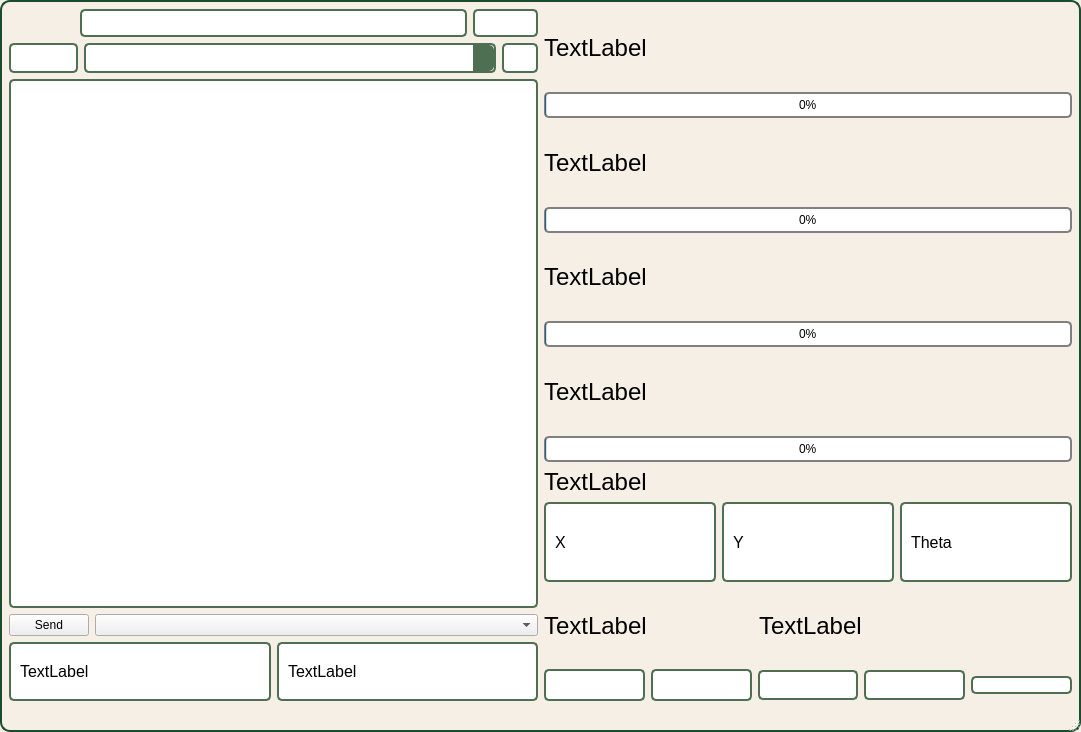
<?xml version="1.0" encoding="UTF-8"?>
<ui version="4.0">
 <class>MainWindow</class>
 <widget class="QMainWindow" name="MainWindow">
  <property name="geometry">
   <rect>
    <x>0</x>
    <y>0</y>
    <width>1081</width>
    <height>732</height>
   </rect>
  </property>
  <property name="windowTitle">
   <string>MainWindow</string>
  </property>
  <property name="styleSheet">
   <string notr="true">QMainWindow {
    background-color: #F5EFE6; /* Białe tło dla całego okna */
    border: 2px solid #1A4D2E; /* Kolor ramki pasujący do reszty */
    border-radius: 10px; /* Zaokrąglone rogi */
}</string>
  </property>
  <widget class="QWidget" name="centralwidget">
   <layout class="QHBoxLayout" name="horizontalLayout_8">
    <item>
     <layout class="QVBoxLayout" name="verticalLayout_6" stretch="1,9,1,1">
      <item>
       <layout class="QVBoxLayout" name="verticalLayout_5" stretch="1,1">
        <item>
         <layout class="QHBoxLayout" name="horizontalLayout_5" stretch="1,6,1">
          <item>
           <widget class="QLabel" name="ledIndicator">
            <property name="text">
             <string/>
            </property>
           </widget>
          </item>
          <item>
           <widget class="QLabel" name="statusLabel">
            <property name="styleSheet">
             <string notr="true">QLabel#statusLabel {
    border: 2px solid #4F6F52; 
    border-radius: 5px;
    padding: 5px;
    background-color: white; 
    color: black;
}

QLabel#statusLabel[connected=&quot;true&quot;] {
    color: green;
    font-weight: bold; 
}

QLabel#statusLabel[connected=&quot;false&quot;] {
    color: red;
    font-weight: bold;
}
</string>
            </property>
            <property name="text">
             <string/>
            </property>
           </widget>
          </item>
          <item>
           <widget class="QPushButton" name="refreshButton">
            <property name="sizePolicy">
             <sizepolicy hsizetype="Preferred" vsizetype="Preferred">
              <horstretch>0</horstretch>
              <verstretch>0</verstretch>
             </sizepolicy>
            </property>
            <property name="styleSheet">
             <string notr="true">QPushButton {
    padding: 0px;
    margin: 0px;
    border: 2px solid #4F6F52;
    border-radius: 5px;
}

QPushButton#refreshButton {
    background-color: white;
}

QPushButton#refreshButton:pressed {
    background-color: #4F6F52;
}
</string>
            </property>
            <property name="text">
             <string/>
            </property>
           </widget>
          </item>
         </layout>
        </item>
        <item>
         <layout class="QHBoxLayout" name="horizontalLayout_4" stretch="1,6,0">
          <property name="spacing">
           <number>-1</number>
          </property>
          <property name="sizeConstraint">
           <enum>QLayout::SetDefaultConstraint</enum>
          </property>
          <item>
           <widget class="QPushButton" name="languageButton">
            <property name="sizePolicy">
             <sizepolicy hsizetype="Preferred" vsizetype="Preferred">
              <horstretch>0</horstretch>
              <verstretch>0</verstretch>
             </sizepolicy>
            </property>
            <property name="styleSheet">
             <string notr="true">QPushButton {
    padding: 0px;
    margin: 0px;
    border: 2px solid #4F6F52;
    border-radius: 5px;
    background-color: white;
    background-position: center;
    background-repeat: no-repeat;
    background-size: contain;
}

QPushButton#languageButton[icon='pol'] {
    background-image: url(:/images/pol.png);
}

QPushButton#languageButton[icon='eng'] {
    background-image: url(:/images/ang.png);
}

QPushButton:pressed {
    background-color: #4F6F52;
}
</string>
            </property>
            <property name="text">
             <string/>
            </property>
           </widget>
          </item>
          <item>
           <widget class="QComboBox" name="comboBoxSerialPorts">
            <property name="styleSheet">
             <string notr="true">QComboBox {
    border: 2px solid #4F6F52;
    border-radius: 5px;
    padding: 5px;
    background-color: white;
    color: black;
    selection-background-color: #4CAF50;
    selection-color: white;
}

QComboBox QAbstractItemView {
    border: 2px solid #4F6F52;
    background-color: white;
    selection-background-color: #4CAF50;
    selection-color: white;
}

QComboBox::drop-down {
    subcontrol-origin: padding;
    subcontrol-position: top right;
    width: 20px;
    border-left-width: 1px;
    border-left-color: #4F6F52;
    border-left-style: solid;
    border-top-right-radius: 5px;
    border-bottom-right-radius: 5px;
    background-color: #4F6F52;
}

QComboBox::down-arrow {
    image: url(:/icons/down_arrow.png);
    width: 10px;
    height: 10px;
}
</string>
            </property>
           </widget>
          </item>
          <item>
           <widget class="QPushButton" name="buttonConnect">
            <property name="sizePolicy">
             <sizepolicy hsizetype="Preferred" vsizetype="Preferred">
              <horstretch>0</horstretch>
              <verstretch>0</verstretch>
             </sizepolicy>
            </property>
            <property name="styleSheet">
             <string notr="true">QPushButton {
    padding: 0px;
    margin: 0px;
    border: 2px solid #4F6F52;
    border-radius: 5px;
    background-color: white;
    background-position: center;
    background-repeat: no-repeat;
    background-size: contain;
}

QPushButton#buttonConnect {
    background-color: white;
    border: 2px solid #4F6F52;
    border-radius: 5px;
}

QPushButton#buttonConnect:pressed {
    background-color: #4F6F52;
}
</string>
            </property>
            <property name="text">
             <string/>
            </property>
           </widget>
          </item>
         </layout>
        </item>
       </layout>
      </item>
      <item>
       <widget class="QGraphicsView" name="graphicsView">
        <property name="styleSheet">
         <string notr="true">QGraphicsView {
    border: 2px solid #4F6F52; /* Kolor ramki pasujący do reszty */
    border-radius: 5px; /* Zaokrąglone rogi */
    background-color: white; /* Jasnozielone tło */
}
</string>
        </property>
       </widget>
      </item>
      <item>
       <layout class="QHBoxLayout" name="horizontalLayout_7" stretch="0,2">
        <item>
         <widget class="QPushButton" name="SendFlag">
          <property name="text">
           <string>Send</string>
          </property>
         </widget>
        </item>
        <item>
         <widget class="QComboBox" name="FlagiComboBox"/>
        </item>
       </layout>
      </item>
      <item>
       <layout class="QHBoxLayout" name="horizontalLayout_6">
        <item>
         <widget class="QLabel" name="SurfaceLabel">
          <property name="styleSheet">
           <string notr="true">QLabel {
    padding: 5px;
    margin: 0px;
    border: 2px solid #4F6F52;
    border-radius: 5px;
    background-color: white;
    color: black; 
    font-size: 16px; 
}
</string>
          </property>
          <property name="text">
           <string>TextLabel</string>
          </property>
         </widget>
        </item>
        <item>
         <widget class="QLabel" name="AngleLabel">
          <property name="styleSheet">
           <string notr="true">QLabel {
    padding: 5px;
    margin: 0px;
    border: 2px solid #4F6F52;
    border-radius: 5px;
    background-color: white;
    color: black; 
    font-size: 16px; 
}
</string>
          </property>
          <property name="text">
           <string>TextLabel</string>
          </property>
         </widget>
        </item>
       </layout>
      </item>
     </layout>
    </item>
    <item>
     <layout class="QVBoxLayout" name="verticalLayout_4" stretch="4,1,1">
      <item>
       <layout class="QVBoxLayout" name="verticalLayout">
        <item>
         <widget class="QLabel" name="pwn_text_L">
          <property name="font">
           <font>
            <family>Arial</family>
            <pointsize>18</pointsize>
           </font>
          </property>
          <property name="styleSheet">
           <string notr="true"/>
          </property>
          <property name="text">
           <string>TextLabel</string>
          </property>
         </widget>
        </item>
        <item>
         <widget class="QProgressBar" name="pwmLProgressBar">
          <property name="autoFillBackground">
           <bool>false</bool>
          </property>
          <property name="styleSheet">
           <string notr="true">QProgressBar {
    border: 2px solid grey;
    border-radius: 5px;
    text-align: center;
}

QProgressBar::chunk {
    background: qlineargradient(
        x1: 0, y1: 0, x2: 1, y2: 0,
        stop: 0 #05B8CC, stop: 1 #3DCC3D
    );
    width: 20px;
}
</string>
          </property>
          <property name="maximum">
           <number>400</number>
          </property>
          <property name="value">
           <number>0</number>
          </property>
          <property name="alignment">
           <set>Qt::AlignJustify|Qt::AlignVCenter</set>
          </property>
          <property name="orientation">
           <enum>Qt::Horizontal</enum>
          </property>
          <property name="format">
           <string>%p%</string>
          </property>
         </widget>
        </item>
        <item>
         <widget class="QLabel" name="pwn_text_R">
          <property name="font">
           <font>
            <family>Arial</family>
            <pointsize>18</pointsize>
           </font>
          </property>
          <property name="text">
           <string>TextLabel</string>
          </property>
         </widget>
        </item>
        <item>
         <widget class="QProgressBar" name="pwmRProgressBar">
          <property name="styleSheet">
           <string notr="true">QProgressBar {
    border: 2px solid grey;
    border-radius: 5px;
    text-align: center;
}

QProgressBar::chunk {
    background: qlineargradient(
        x1: 0, y1: 0, x2: 1, y2: 0,
        stop: 0 #05B8CC, stop: 1 #3DCC3D
    );
    width: 20px;
}
</string>
          </property>
          <property name="maximum">
           <number>400</number>
          </property>
          <property name="value">
           <number>0</number>
          </property>
          <property name="alignment">
           <set>Qt::AlignJustify|Qt::AlignVCenter</set>
          </property>
          <property name="invertedAppearance">
           <bool>false</bool>
          </property>
         </widget>
        </item>
        <item>
         <widget class="QLabel" name="speed_text_L">
          <property name="font">
           <font>
            <family>Arial</family>
            <pointsize>18</pointsize>
           </font>
          </property>
          <property name="text">
           <string>TextLabel</string>
          </property>
         </widget>
        </item>
        <item>
         <widget class="QProgressBar" name="speedLProgressBar">
          <property name="autoFillBackground">
           <bool>false</bool>
          </property>
          <property name="styleSheet">
           <string notr="true">QProgressBar {
    border: 2px solid grey;
    border-radius: 5px;
    text-align: center;
}

QProgressBar::chunk {
    background: qlineargradient(
        x1: 0, y1: 0, x2: 1, y2: 0,
        stop: 0 #05B8CC, stop: 1 #3DCC3D
    );
    width: 20px;
}
</string>
          </property>
          <property name="maximum">
           <number>120</number>
          </property>
          <property name="value">
           <number>0</number>
          </property>
          <property name="alignment">
           <set>Qt::AlignJustify|Qt::AlignVCenter</set>
          </property>
          <property name="textVisible">
           <bool>true</bool>
          </property>
          <property name="invertedAppearance">
           <bool>false</bool>
          </property>
          <property name="textDirection">
           <enum>QProgressBar::TopToBottom</enum>
          </property>
          <property name="format">
           <string>%p%</string>
          </property>
         </widget>
        </item>
        <item>
         <widget class="QLabel" name="speed_text_R">
          <property name="font">
           <font>
            <family>Arial</family>
            <pointsize>18</pointsize>
           </font>
          </property>
          <property name="text">
           <string>TextLabel</string>
          </property>
         </widget>
        </item>
        <item>
         <widget class="QProgressBar" name="speedRProgressBar">
          <property name="styleSheet">
           <string notr="true">QProgressBar {
    border: 2px solid grey;
    border-radius: 5px;
    text-align: center;
}

QProgressBar::chunk {
    background: qlineargradient(
        x1: 0, y1: 0, x2: 1, y2: 0,
        stop: 0 #05B8CC, stop: 1 #3DCC3D
    );
    width: 20px;
}
</string>
          </property>
          <property name="maximum">
           <number>120</number>
          </property>
          <property name="value">
           <number>0</number>
          </property>
          <property name="alignment">
           <set>Qt::AlignJustify|Qt::AlignVCenter</set>
          </property>
         </widget>
        </item>
       </layout>
      </item>
      <item>
       <layout class="QVBoxLayout" name="verticalLayout_3" stretch="0,4">
        <item>
         <widget class="QLabel" name="actual_position">
          <property name="font">
           <font>
            <family>Arial</family>
            <pointsize>18</pointsize>
           </font>
          </property>
          <property name="styleSheet">
           <string notr="true"/>
          </property>
          <property name="text">
           <string>TextLabel</string>
          </property>
         </widget>
        </item>
        <item>
         <layout class="QHBoxLayout" name="horizontalLayout_2">
          <item>
           <widget class="QLabel" name="labelPosY">
            <property name="font">
             <font>
              <family>Arial</family>
              <pointsize>-1</pointsize>
             </font>
            </property>
            <property name="styleSheet">
             <string notr="true">QLabel {
    padding: 5px;
    margin: 0px;
    border: 2px solid #4F6F52;
    border-radius: 5px;
    background-color: white;
    color: black; /* Kolor tekstu */
    font-size: 16px; /* Większy rozmiar czcionki */
}
</string>
            </property>
            <property name="text">
             <string>X</string>
            </property>
           </widget>
          </item>
          <item>
           <widget class="QLabel" name="labelPosX">
            <property name="font">
             <font>
              <family>Arial</family>
              <pointsize>-1</pointsize>
             </font>
            </property>
            <property name="styleSheet">
             <string notr="true">QLabel {
    padding: 5px;
    margin: 0px;
    border: 2px solid #4F6F52;
    border-radius: 5px;
    background-color: white;
    color: black; /* Kolor tekstu */
    font-size: 16px; /* Większy rozmiar czcionki */
}
</string>
            </property>
            <property name="text">
             <string>Y</string>
            </property>
           </widget>
          </item>
          <item>
           <widget class="QLabel" name="labelTheta">
            <property name="font">
             <font>
              <family>Arial</family>
              <pointsize>-1</pointsize>
             </font>
            </property>
            <property name="styleSheet">
             <string notr="true">QLabel {
    padding: 5px;
    margin: 0px;
    border: 2px solid #4F6F52;
    border-radius: 5px;
    background-color: white;
    color: black; /* Kolor tekstu */
    font-size: 16px; /* Większy rozmiar czcionki */
}
</string>
            </property>
            <property name="lineWidth">
             <number>1</number>
            </property>
            <property name="text">
             <string>Theta</string>
            </property>
           </widget>
          </item>
         </layout>
        </item>
       </layout>
      </item>
      <item>
       <layout class="QVBoxLayout" name="verticalLayout_2">
        <item>
         <layout class="QHBoxLayout" name="horizontalLayout_3" stretch="2,3">
          <item>
           <widget class="QLabel" name="actualTarget">
            <property name="font">
             <font>
              <family>Arial</family>
              <pointsize>18</pointsize>
             </font>
            </property>
            <property name="text">
             <string>TextLabel</string>
            </property>
           </widget>
          </item>
          <item>
           <widget class="QLabel" name="send_target">
            <property name="font">
             <font>
              <family>Arial</family>
              <pointsize>18</pointsize>
             </font>
            </property>
            <property name="text">
             <string>TextLabel</string>
            </property>
           </widget>
          </item>
         </layout>
        </item>
        <item>
         <layout class="QHBoxLayout" name="horizontalLayout" stretch="1,1,1,1,1">
          <item>
           <widget class="QLabel" name="labelTargetX">
            <property name="font">
             <font>
              <family>Arial</family>
              <pointsize>-1</pointsize>
             </font>
            </property>
            <property name="styleSheet">
             <string notr="true">QLabel {
    padding: 5px;
    margin: 0px;
    border: 2px solid #4F6F52;
    border-radius: 5px;
    background-color: white;
    color: black; 
    font-size: 16px; 
}
</string>
            </property>
            <property name="text">
             <string/>
            </property>
           </widget>
          </item>
          <item>
           <widget class="QLabel" name="labelTargetY">
            <property name="font">
             <font>
              <family>Arial</family>
              <pointsize>-1</pointsize>
             </font>
            </property>
            <property name="styleSheet">
             <string notr="true">QLabel {
    padding: 5px;
    margin: 0px;
    border: 2px solid #4F6F52;
    border-radius: 5px;
    background-color: white;
    color: black; /* Kolor tekstu */
    font-size: 16px; /* Większy rozmiar czcionki */
}
</string>
            </property>
            <property name="text">
             <string/>
            </property>
           </widget>
          </item>
          <item>
           <widget class="QLineEdit" name="lineEditTargetX">
            <property name="styleSheet">
             <string notr="true">QLineEdit {
    border: 2px solid #4F6F52; 
    border-radius: 5px; 
    padding: 5px;
    background: white; /* Białe tło */
    selection-background-color: #4CAF50;
    selection-color: white; 
}

QLineEdit:focus {
    border: 2px solid #FF0000;
}
</string>
            </property>
           </widget>
          </item>
          <item>
           <widget class="QLineEdit" name="lineEditTargetY">
            <property name="styleSheet">
             <string notr="true">QLineEdit {
    border: 2px solid #4F6F52; 
    border-radius: 5px; 
    padding: 5px; 
    background: white; 
    selection-background-color: #4F6F52; 
    selection-color: white; 
}

QLineEdit:focus {
    border: 2px solid #FF0000
}
</string>
            </property>
           </widget>
          </item>
          <item>
           <widget class="QPushButton" name="buttonSendTarget">
            <property name="styleSheet">
             <string notr="true">QPushButton {
    padding: 0px;
    margin: 0px;
    border: 2px solid #4F6F52;
    border-radius: 5px;
    background-color: white;
    background-position: center;
    background-repeat: no-repeat;
    background-size: contain;
}

QPushButton#buttonSendTarget {
    background-color: white;
    border: 2px solid #4F6F52;
    border-radius: 5px;
}

QPushButton#buttonSendTarget:pressed {
    background-color: #4F6F52;
    color: white; 
}
</string>
            </property>
            <property name="text">
             <string/>
            </property>
            <property name="autoDefault">
             <bool>false</bool>
            </property>
           </widget>
          </item>
         </layout>
        </item>
       </layout>
      </item>
     </layout>
    </item>
   </layout>
  </widget>
  <widget class="QMenuBar" name="menubar">
   <property name="geometry">
    <rect>
     <x>0</x>
     <y>0</y>
     <width>1081</width>
     <height>24</height>
    </rect>
   </property>
  </widget>
  <widget class="QStatusBar" name="statusbar"/>
 </widget>
 <resources/>
 <connections/>
</ui>
